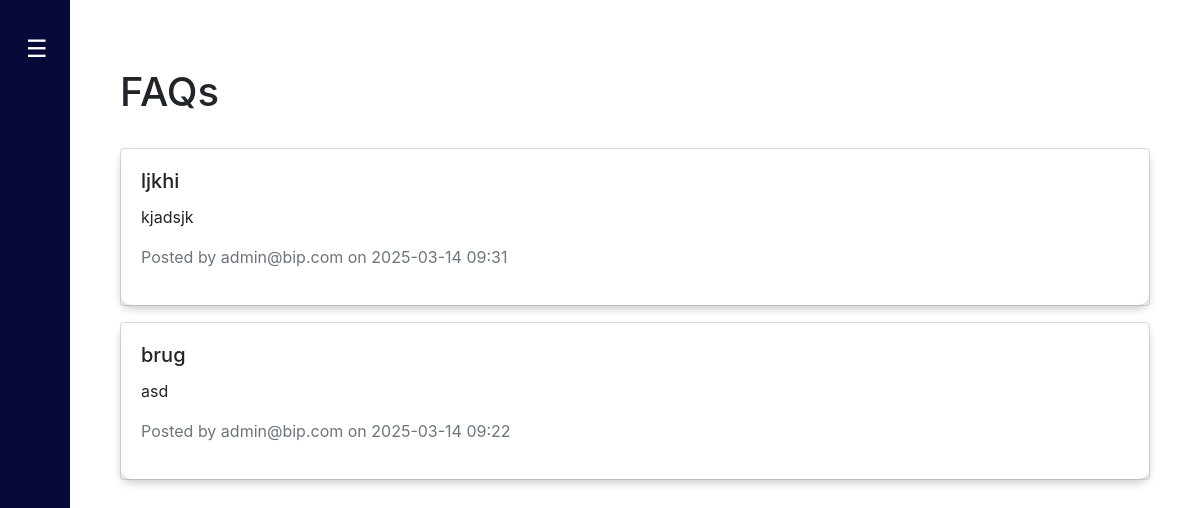
The app's page /faqs (signed in) with its own data.
### Website/models.py (models this page shows, shortened)
class FAQ(db.Model):
    id = db.Column(db.Integer, primary_key=True)
    title = db.Column(db.String(255), nullable=False)  # Title of the FAQ
    content = db.Column(db.Text, nullable=False)  # Content of the FAQ
    created_at = db.Column(db.DateTime, default=db.func.current_timestamp())  # Timestamp
    user_id = db.Column(db.Integer, db.ForeignKey('user.id'), nullable=False)  # User who created the FAQ
    user = db.relationship('User', backref=db.backref('faqs', lazy=True))  # Relationship to User

class User(db.Model, UserMixin):
    id = db.Column(db.Integer, primary_key=True)
    email = db.Column(db.String(150), unique=True, nullable=False)
    firstName = db.Column(db.String(150), nullable=False)  # For first name
    lastName = db.Column(db.String(150), nullable=False)
    password = db.Column(db.String(150), nullable=False)  # For storing password hash
    is_admin = db.Column(db.Boolean, default=False)  # Optional: for admin flag
    address = db.Column(db.String(255), nullable=True)
    birth_date = db.Column(db.Date, nullable=True)
    birth_place = db.Column(db.String(255), nullable=True)
    position = db.Column(db.String(50), nullable=True)  # For officials
    is_verified = db.Column(db.Boolean, default=False)  # Admin approval required
    voter_status = db.Column(db.String(50), default="Pending") #Voter Eligibility Status

### Website/views.py (the view)
@views.route('/faqs')
@login_required
def faqs():
    faqs = FAQ.query.order_by(FAQ.created_at.desc()).all()
    return render_template('faqs.html', faqs=faqs, user=current_user)

### Website/templates/faqs.html (shortened to what this page needs)
{% extends "base.html" %}
{% block content %}
<div class="container">
    <br/>
    <br/>
    <h1>FAQs</h1>
    <br/>
    {% if faqs %}
        {% for faq in faqs %}
            <div class="card mb-3">
                <div class="card-body" style="box-shadow: 0 4px 8px rgba(0, 0, 0, 0.2); border-radius: 10px;">
                    <h5 class="card-title">{{ faq.title }}</h5>
                    <p class="card-text">{{ faq.content }}</p>
                    <p class="text-muted">Posted by {{ faq.user.email }} on {{ faq.created_at.strftime('%Y-%m-%d %H:%M') }}</p>
                </div>
            </div>
        {% endfor %}
    {% else %}
        <p>No FAQs yet.</p>
    {% endif %}
</div>
{% endblock %}

### Website/templates/base.html (style rules this page uses)
body { display: flex; min-height: 100vh; overflow-x: hidden; }

### records on screen
FAQ: title "ljkhi", content "kjadsjk", user.email "admin@bip.com", created_at "2025-03-14 09:31"
FAQ: title "brug", content "asd", user.email "admin@bip.com", created_at "2025-03-14 09:22"
